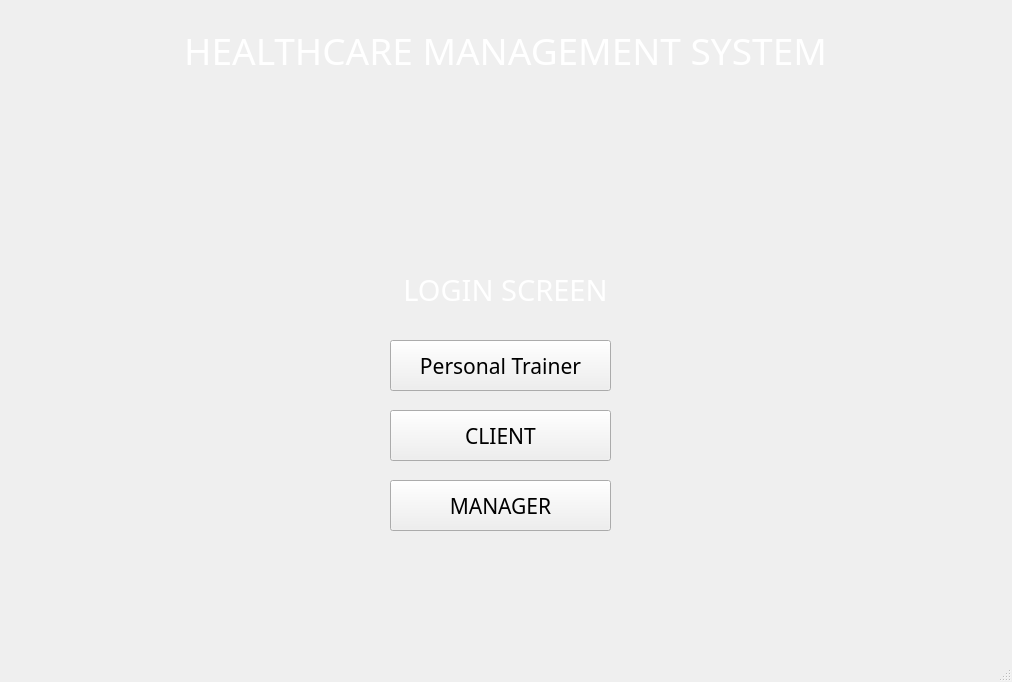
<?xml version="1.0" encoding="UTF-8"?>
<ui version="4.0">
 <class>MainWindow</class>
 <widget class="QMainWindow" name="MainWindow">
  <property name="geometry">
   <rect>
    <x>0</x>
    <y>0</y>
    <width>1012</width>
    <height>682</height>
   </rect>
  </property>
  <property name="windowTitle">
   <string>MainWindow</string>
  </property>
  <widget class="QWidget" name="centralwidget">
   <widget class="QLabel" name="label">
    <property name="geometry">
     <rect>
      <x>-10</x>
      <y>0</y>
      <width>1021</width>
      <height>631</height>
     </rect>
    </property>
    <property name="text">
     <string/>
    </property>
    <property name="pixmap">
     <pixmap>../../images/img_bg2.jpg</pixmap>
    </property>
    <property name="scaledContents">
     <bool>true</bool>
    </property>
   </widget>
   <widget class="QPushButton" name="pushButtonPT">
    <property name="geometry">
     <rect>
      <x>390</x>
      <y>340</y>
      <width>221</width>
      <height>51</height>
     </rect>
    </property>
    <property name="font">
     <font>
      <family>UTM Bebas</family>
      <pointsize>16</pointsize>
     </font>
    </property>
    <property name="text">
     <string>Personal Trainer</string>
    </property>
   </widget>
   <widget class="QPushButton" name="pushButtonClient">
    <property name="geometry">
     <rect>
      <x>390</x>
      <y>410</y>
      <width>221</width>
      <height>51</height>
     </rect>
    </property>
    <property name="font">
     <font>
      <family>UTM Bebas</family>
      <pointsize>16</pointsize>
     </font>
    </property>
    <property name="text">
     <string>CLIENT</string>
    </property>
   </widget>
   <widget class="QPushButton" name="pushButtonManager">
    <property name="geometry">
     <rect>
      <x>390</x>
      <y>480</y>
      <width>221</width>
      <height>51</height>
     </rect>
    </property>
    <property name="font">
     <font>
      <family>UTM Bebas</family>
      <pointsize>16</pointsize>
     </font>
    </property>
    <property name="text">
     <string>MANAGER</string>
    </property>
   </widget>
   <widget class="QLabel" name="label_5">
    <property name="geometry">
     <rect>
      <x>280</x>
      <y>-10</y>
      <width>441</width>
      <height>351</height>
     </rect>
    </property>
    <property name="text">
     <string/>
    </property>
    <property name="pixmap">
     <pixmap>../../images/logo.png</pixmap>
    </property>
    <property name="scaledContents">
     <bool>true</bool>
    </property>
   </widget>
   <widget class="QWidget" name="horizontalLayoutWidget">
    <property name="geometry">
     <rect>
      <x>0</x>
      <y>10</y>
      <width>1011</width>
      <height>80</height>
     </rect>
    </property>
    <layout class="QHBoxLayout" name="horizontalLayout_6">
     <item>
      <spacer name="horizontalSpacer">
       <property name="orientation">
        <enum>Qt::Horizontal</enum>
       </property>
       <property name="sizeHint" stdset="0">
        <size>
         <width>40</width>
         <height>20</height>
        </size>
       </property>
      </spacer>
     </item>
     <item>
      <widget class="QLabel" name="label_3">
       <property name="font">
        <font>
         <family>UTM Eremitage</family>
         <pointsize>28</pointsize>
         <weight>50</weight>
         <bold>false</bold>
        </font>
       </property>
       <property name="styleSheet">
        <string notr="true">color: rgb(255, 255, 255);</string>
       </property>
       <property name="text">
        <string>HEALTHCARE MANAGEMENT SYSTEM</string>
       </property>
       <property name="alignment">
        <set>Qt::AlignCenter</set>
       </property>
      </widget>
     </item>
     <item>
      <spacer name="horizontalSpacer_2">
       <property name="orientation">
        <enum>Qt::Horizontal</enum>
       </property>
       <property name="sizeHint" stdset="0">
        <size>
         <width>40</width>
         <height>20</height>
        </size>
       </property>
      </spacer>
     </item>
    </layout>
   </widget>
   <widget class="QWidget" name="horizontalLayoutWidget_2">
    <property name="geometry">
     <rect>
      <x>0</x>
      <y>250</y>
      <width>1011</width>
      <height>80</height>
     </rect>
    </property>
    <layout class="QHBoxLayout" name="horizontalLayout_7">
     <item>
      <spacer name="horizontalSpacer_3">
       <property name="orientation">
        <enum>Qt::Horizontal</enum>
       </property>
       <property name="sizeHint" stdset="0">
        <size>
         <width>40</width>
         <height>20</height>
        </size>
       </property>
      </spacer>
     </item>
     <item>
      <widget class="QLabel" name="label_4">
       <property name="font">
        <font>
         <family>UTM Eremitage</family>
         <pointsize>22</pointsize>
         <weight>50</weight>
         <bold>false</bold>
        </font>
       </property>
       <property name="styleSheet">
        <string notr="true">color: rgb(255, 255, 255);</string>
       </property>
       <property name="text">
        <string>LOGIN SCREEN</string>
       </property>
       <property name="alignment">
        <set>Qt::AlignCenter</set>
       </property>
      </widget>
     </item>
     <item>
      <spacer name="horizontalSpacer_4">
       <property name="orientation">
        <enum>Qt::Horizontal</enum>
       </property>
       <property name="sizeHint" stdset="0">
        <size>
         <width>40</width>
         <height>20</height>
        </size>
       </property>
      </spacer>
     </item>
    </layout>
   </widget>
  </widget>
  <widget class="QMenuBar" name="menubar">
   <property name="geometry">
    <rect>
     <x>0</x>
     <y>0</y>
     <width>1012</width>
     <height>26</height>
    </rect>
   </property>
  </widget>
  <widget class="QStatusBar" name="statusbar"/>
 </widget>
 <resources/>
 <connections/>
</ui>
